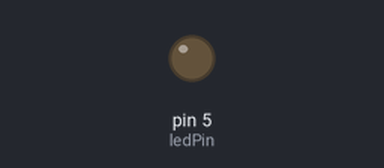
A sketch run on a simulated Arduino Uno, built with avr-gcc and run on an emulated ATmega328P. Parts: output pins drawn as LEDs (lit = HIGH).

Above: at 0.3 s.
Timing chart, 0 to 1.8 s (numbered marks = the images above):
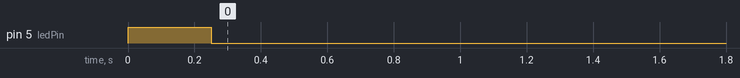

The sketch:

listing8_2.ino
```cpp
int ledPin = 5;

void setup() {
  pinMode(ledPin, OUTPUT);
  digitalWrite(ledPin, HIGH);
  delay(250);
  digitalWrite(ledPin, LOW);
}

void loop() {
}
```
